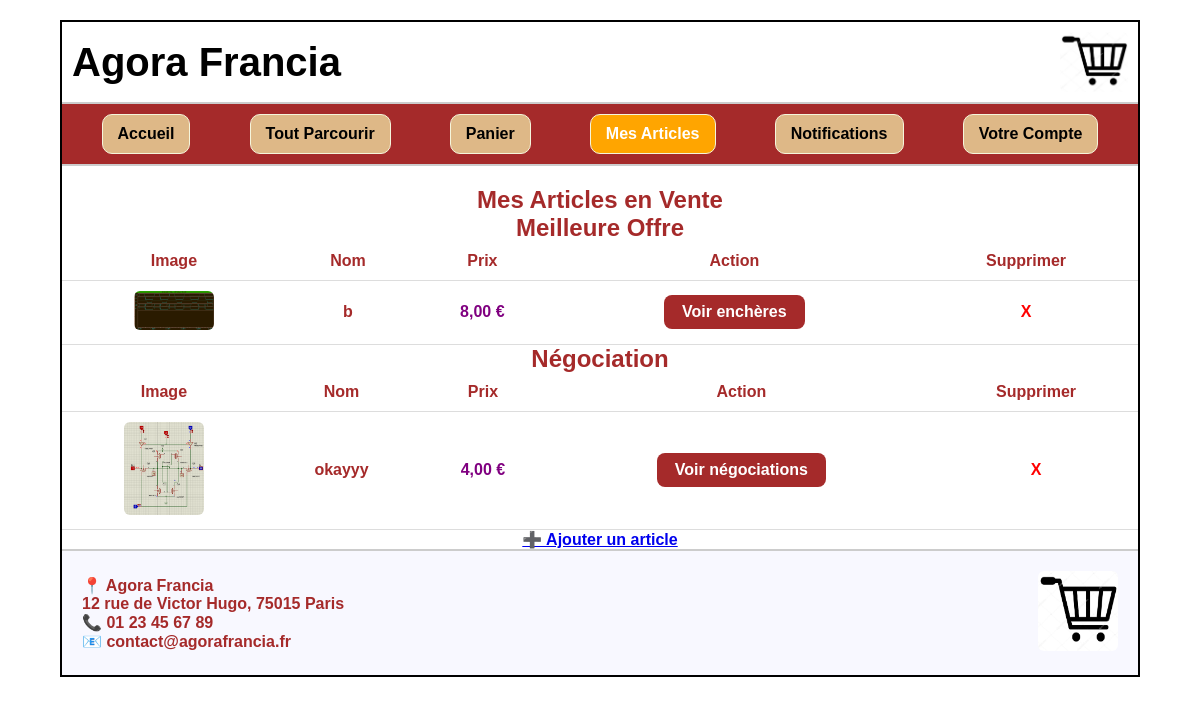
Screenshot of /PagesWeb/mesarticles.php (signed in) with the database file from the repository.
### tables this page shows
CREATE TABLE IF NOT EXISTS `articles` (
  `id` int NOT NULL AUTO_INCREMENT,
  `id_vendeur` int NOT NULL,
  `nom` varchar(255) NOT NULL,
  `description` text,
  `prix_initial` decimal(10,2) DEFAULT NULL,
  `categorie` enum('Meubles et objets d’art','Accessoire VIP','Materiels scolaires') DEFAULT NULL,
  `rarete` enum('Rares','Haut de gamme','Réguliers') DEFAULT NULL,
  `type_vente` enum('meilleure offre','negociation','immediate') DEFAULT 'immediate',
  `qualite` varchar(255) DEFAULT NULL,
  `defaut` varchar(255) DEFAULT NULL,
  `date_publication` datetime DEFAULT CURRENT_TIMESTAMP,
  `vendu` tinyint(1) DEFAULT '0',
  PRIMARY KEY (`id`),
  KEY `id_vendeur` (`id_vendeur`)
);

### PagesWeb/mesarticles.php (the view, shortened to what this page needs)
<?php
include 'db.php';
$idUtilisateur = intval($_SESSION['utilisateur']['id']);
$id_vendeur = $idUtilisateur;
$sql = "
    SELECT a.id, a.nom, a.prix_initial, a.type_vente, a.vendu, ph.url
    FROM articles a
    LEFT JOIN photos ph ON a.id = ph.article_id
    WHERE a.id_vendeur = $id_vendeur AND a.vendu = 0
    GROUP BY a.id
";
$result = mysqli_query($db, $sql);
$articles = [
    'immediate' => [],
    'meilleure offre' => [],
    'negociation' => []
];
if ($result) {
    while ($row = mysqli_fetch_assoc($result)) {
        $type = strtolower($row['type_vente']);
        $articles[$type][] = $row;
    }
}
?>
<!DOCTYPE html>
<html lang="fr">
<head>
    <link rel="stylesheet" href="style.css">
</head>
<body>
<div class="wrapper">
    <header>
        <h1>Agora Francia</h1>
        <img src="Articles/Images/logo.png" alt="Logo Agora">
    </header>
    <nav>
        <a href="index.php">Accueil</a>
        <a href="toutparcourir.php">Tout Parcourir</a>
        <a href="panier.php">Panier</a>
        <a href="mesarticles.php">Mes Articles</a>
        <a href="notification.php">Notifications</a>
        <a href="votrecompte.php">Votre Compte</a>
    </nav>
    <section>
        <h1>Mes Articles en Vente</h1>
        <?php if (array_sum(array_map('count', $articles)) === 0): ?>
            <p>Vous n'avez encore publié aucun article.</p>
        <?php else: ?>
            <?php foreach (['immediate' => 'Achat Immédiat', 'meilleure offre' => 'Meilleure Offre', 'negociation' => 'Négociation'] as $type => $label): ?>
                <?php if (!empty($articles[$type])): ?>
                    <h2><?= $label ?></h2>
                    <table>
                        <thead>
                        <tr>
                            <th>Image</th>
                            <th>Nom</th>
                            <th>Prix</th>
                            <th>Action</th>
                            <th>Supprimer</th>
                        </tr>
                        </thead>
                        <tbody>
                        <?php foreach ($articles[$type] as $art): ?>
                            <tr>
                                <td>
                                    <a href="monarticle.php?id=<?= intval($art['id']) ?>">
                                        <img src="Articles/Images/<?= htmlspecialchars($art['url'] ?? 'default.jpg') ?>" alt="<?= htmlspecialchars($art['nom']) ?>" />
                                    </a>
                                </td>
                                <td><?= htmlspecialchars($art['nom']) ?></td>
                                <td class="prix"><?= number_format($art['prix_initial'], 2, ',', '') ?> €</td>
                                <td>
                                    <?php if ($type === 'immediate'): ?>
                                        <span style="color:gray;">Aucune action</span>
                                    <?php elseif ($type === 'meilleure offre'): ?>
                                        <a href="encheres_vendeur.php?id=<?= $art['id'] ?>" class="btn-action">Voir enchères</a>
                                    <?php elseif ($type === 'negociation'): ?>
                                        <a href="negociations_vendeur.php?id=<?= $art['id'] ?>" class="btn-action">Voir négociations</a>
                                    <?php endif; ?>
                                </td>
                                <td>
                                <a class="supprimer" href="mesarticles.php?supprimer=<?= intval($art['id']) ?>" onclick="return confirm('Supprimer cet article ?');">X</a>
                                </td>
                            </tr>
                        <?php endforeach; ?>
                        </tbody>
                    </table>
                <?php endif; ?>
            <?php endforeach; ?>
        <?php endif; ?>
        <a href="ajouter_article.php" >➕ Ajouter un article</a>
    </section>
    <footer>
        <div class="footer-content">
            <div class="footer-left">
                <p>📍 Agora Francia</p>
                <p>12 rue de Victor Hugo, 75015 Paris</p>
                <p>📞 01 23 45 67 89</p>
                <p>📧 contact@agorafrancia.fr</p>
            </div>
            <div class="footer-right">
                <img src="Articles/Images/logo.png" alt="Logo Agora">
            </div>
        </div>
    </footer>
</div>
</body>
</html>

### PagesWeb/style.css (style rules this page uses)
* { margin: 0; padding: 0; box-sizing: border-box; font-family: Arial, sans-serif; }
.wrapper { border: 2px solid black; width: 90%; margin: 20px auto; }
header { display: flex; justify-content: space-between; align-items: center; padding: 10px; border-bottom: 2px solid #ccc; }
header h1 { font-size: 2.5em; }
header img { height: 60px; }
nav { display: flex; justify-content: space-around; background-color: brown; padding: 10px; border-bottom: 2px solid #ccc; }
nav a { background-color: burlywood; border: 1px solid beige; border-radius: 10px; padding: 10px 15px; text-decoration: none; color: #000; font-weight: bold; font-size: 1em; }
section { text-align: center; color: brown; font-weight: bold; margin-top: 20px; }
footer { border-top: 2px solid #ccc; font-size: 1em; color: brown; font-weight: bold; background-color: #f8f8ff; padding: 20px; }
.footer-content { display: flex; justify-content: space-between; align-items: center; flex-wrap: wrap; }
.footer-left { text-align: left; }
.footer-right img { height: 80px; }

### PagesWeb/mesarticles.php (style rules this page uses)
nav a[href="mesarticles.php"] { background-color: orange; color: white; }
table { width: 100%; border-collapse: collapse; }
th, td { padding: 10px; border-bottom: 1px solid #ddd; text-align: center; }
img { max-width: 80px; border-radius: 6px; }
.prix { color: purple; font-weight: bold; }
.btn-action { background-color: brown; color: white; padding: 8px 18px; border-radius: 8px; text-decoration: none; font-weight: bold; display: inline-block; }
a.supprimer { color: red; text-decoration: none; font-weight: bold; }

### rows the page displays
articles: shows a picture, nom "b", prix_initial "8,00"
articles: shows a picture, nom "okayyy", prix_initial "4,00"

### other values shown
$label "Meilleure Offre"
$label "Négociation"
